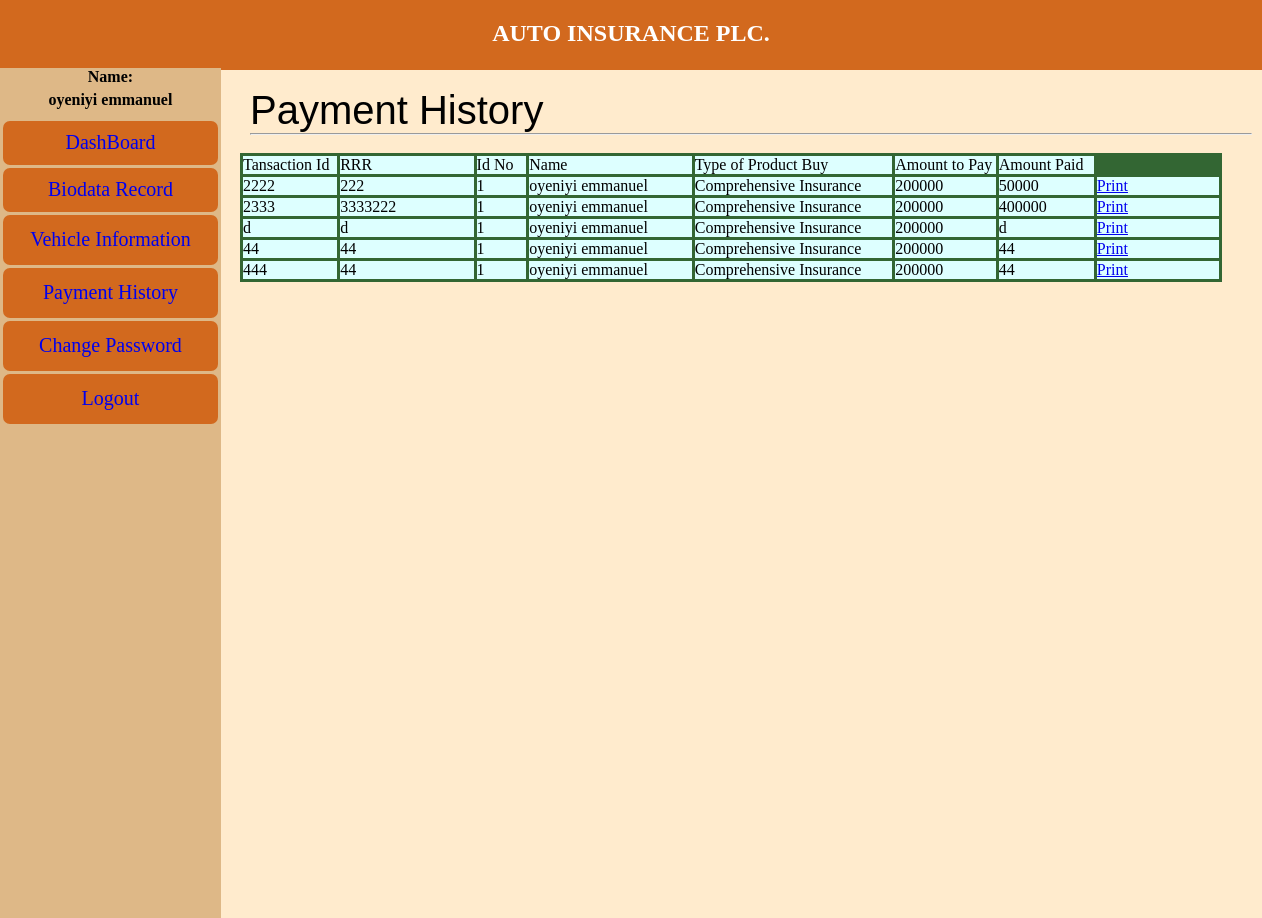
Screenshot of /u/payment.php (signed in) with the database file from the repository.
### tables this page shows
CREATE TABLE IF NOT EXISTS `users` (
  `id` int(11) NOT NULL AUTO_INCREMENT,
  `firstname` varchar(200) NOT NULL,
  `lastname` varchar(200) NOT NULL,
  `email` varchar(100) NOT NULL,
  `phone_number` varchar(50) NOT NULL,
  `password` varchar(70) NOT NULL,
  `type` varchar(40) NOT NULL,
  `vehicledetail` varchar(45) NOT NULL,
  `vehiclepic` varchar(45) NOT NULL,
  `sex` varchar(20) NOT NULL,
  `dob` date NOT NULL,
  `vecat` varchar(40) NOT NULL,
  `vecatpay` varchar(200) NOT NULL,
  `sor` varchar(50) NOT NULL,
  `lga` varchar(50) NOT NULL,
  `address` varchar(50) NOT NULL,
  `vechiclename` varchar(60) NOT NULL,
  `vechiclereg` varchar(90) NOT NULL,
  `suminsured` varchar(89) NOT NULL,
  `yearreg` timestamp NOT NULL DEFAULT CURRENT_TIMESTAMP ON UPDATE CURRENT_TIMESTAMP,
  `modelvec` varchar(90) NOT NULL,
  `engineno` varchar(90) NOT NULL,
  `chasisno` varchar(90) NOT NULL,
  `yearma` varchar(90) NOT NULL,
  `transid` varchar(40) NOT NULL,
  `rrr` varchar(40) NOT NULL,
  `amtpaid` varchar(20) NOT NULL,
  `payst` varchar(20) NOT NULL,
  PRIMARY KEY (`id`)
);

CREATE TABLE IF NOT EXISTS `payments` (
  `id` int(11) NOT NULL AUTO_INCREMENT,
  `userid` int(11) NOT NULL,
  `transid` varchar(50) NOT NULL,
  `rrr` varchar(50) NOT NULL,
  `firstname` varchar(50) NOT NULL,
  `lastname` varchar(50) NOT NULL,
  `type` varchar(50) NOT NULL,
  `amttopaid` varchar(50) NOT NULL,
  `amtpaid` varchar(50) NOT NULL,
  `payst` varchar(50) NOT NULL,
  `paydate` timestamp NOT NULL DEFAULT CURRENT_TIMESTAMP ON UPDATE CURRENT_TIMESTAMP,
  `lga` varchar(50) NOT NULL,
  `sor` varchar(50) NOT NULL,
  `idpic` varchar(50) NOT NULL,
  `repic` varchar(50) NOT NULL,
  PRIMARY KEY (`id`)
);

### u/payment.php (the view, shortened to what this page needs)
<!DOCTYPE html>
<html>
<head>
   <link rel="stylesheet" type="text/css" href="/me/css/pro.css">
</head>
<body>
<?php
  include 'include/conn.php';
  $q = "SELECT * FROM users WHERE id = '".$_SESSION['user']."'";
  $result = mysqli_query($con, $q);
      $num = mysqli_num_rows($result);
if ($num == 1) {
    while ($row = mysqli_fetch_assoc($result)) {
      include 'include/navbar.php';?>
       <p class="title">Payment History</p>
            <?php include 'include/ruler.php';
            $p =  $row['id'];
            $b= (" SELECT * FROM payments WHERE userid = $p");
            $resultt = mysqli_query($con, $b) or die($con->error());
            ?>
<table width="982" border="0" cellpadding="2" cellspacing="3" bgcolor="#336633" class="tbpay">
  <tr bgcolor="#DDFFFF">
    <td width="91">Tansaction Id </td>
    <td width="129">RRR</td>
  <td width="48">Id No </td>
    <td width="157">Name</td>
  <td width="191"> Type of Product Buy</td>
    <td width="97">Amount to Pay </td>
    <td width="92">Amount Paid </td>
  </tr>
 <?php  while ($row = mysqli_fetch_assoc($resultt)) { ?>
   <tr bgcolor="#DDFFFF">
    <td width="91"><?php echo $row['transid'];?></td>
    <td width="129"><?php echo $row['rrr'];?></td>
  <td width="48"><?php echo $row['userid'];?></td>
    <td width="157"><?php echo $row['firstname'];?> <?php echo $row['lastname'];?> </td>
  <td width="191"> <?php echo $row['type'];?> </td>
    <td width="97"><?php echo $row['amttopaid'];?> </td>
    <td width="92"><?php echo $row['amtpaid'];?> </td>
       <td width="118"><a href="print.php?edit=<?php echo $row['id']?>">Print</a></td>
  </tr>
  <?php
}
    }
}
?>
</body>
</html>

### u/include/navbar.php
<header></header>
    <h2 class="head">AUTO INSURANCE PLC.</h2>
    <div id="detail">
    <p class="detsub"><strong>Name:</strong></p>
        <p class="detname"><strong><?php echo $row['firstname'];?>  <?php echo $row['lastname'];?></strong></p>
    </div>
    <div class="conlink">
      <table width="221" height="309" border="0" cellpadding="3" cellspacing="3">
        <tr>
          <td class="tblink" height="42"><div align="center">
            <a class="link" href="profile.php">DashBoard </a>
          </td>
        </tr>
        <tr>
          <td class="tblink" height="42"><div align="center">
            <a class="link" href="biodata.php">Biodata Record </a>
          </td>
        </tr>
        <tr>
            <td class="tblink" height="48"><div align="center">
              <a class="link" href="vechicleinfo.php">Vehicle Information </a>
            </div></td>
        </tr>
        <tr>
            <td class="tblink" height="48"><div align="center">
             <a class="link" href="payment.php">Payment History </a>
            </div></td>
        </tr>
         <tr>
            <td class="tblink" height="48"><div align="center">
              <a class="link" href="password.php">Change Password </a>
            </div></td>
        </tr>
        <tr>
          <td class="tblink" height="48"><div align="center">
            <a class="link" href="logout.php">Logout </a></a></div></td>
        </tr>
      </table>
</div>

### u/include/ruler.php (shortened to what this page needs)
<hr><br>

### css/pro.css (style rules this page uses)
* { padding: 0; margin: 0; }
body { background-color:blanchedalmond; }
header { background-color: chocolate; width: 100%; height: 70px; }
.head { margin-top: -50px; text-align: center; color: white; }
#detail { width: 17.5%; height: 50px; background-color: burlywood; margin-top: 21px; }
.conlink { background-color: burlywood; width: 17.5%; height: 800px; }
.detsub { text-align: center; }
.detname { text-align: center; margin-top: 5px; }
.link { background-color:chocolate; border: 0; text-decoration: none; text-align: center; font-size: 20px; }
.tblink { background-color:chocolate; border-radius: 7px; }
.title { margin-left: 250px; margin-top: -830px; font-size: 40px; font-family: sans-serif; }
hr { margin-left: 250px; width: 1000px; color: white; }
.tbpay { margin-left: 240px; }

### rows the page displays
users: firstname "oyeniyi", lastname "emmanuel"
payments: transid "2222", rrr "222", userid "1", firstname "oyeniyi", lastname "emmanuel", type "Comprehensive Insurance", amttopaid "200000", amtpaid "50000"
payments: transid "2333", rrr "3333222", userid "1", firstname "oyeniyi", lastname "emmanuel", type "Comprehensive Insurance", amttopaid "200000", amtpaid "400000"
payments: transid "d", rrr "d", userid "1", firstname "oyeniyi", lastname "emmanuel", type "Comprehensive Insurance", amttopaid "200000", amtpaid "d"
payments: transid "44", rrr "44", userid "1", firstname "oyeniyi", lastname "emmanuel", type "Comprehensive Insurance", amttopaid "200000", amtpaid "44"
payments: transid "444", rrr "44", userid "1", firstname "oyeniyi", lastname "emmanuel", type "Comprehensive Insurance", amttopaid "200000", amtpaid "44"
